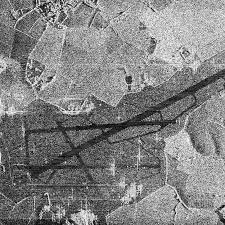
#> input picture 3/sar_3.jpg, 225 x 225 px
$ jupyter execute Untitled.ipynb
#> lines starting #> are read from the running program, lines starting #| are printed output that depends on the picture; after the words box and inside, x2 and y2 are one past the last pixel; in counts of white or black regions, pixels touching at a corner belong together
[cell 1]
import cv2
import numpy as np
import matplotlib.pyplot as plt
from skimage.metrics import mean_squared_error, structural_similarity
import copy
import math

image = cv2.imread('sar_3.jpg')
#> image is the input picture: shape (225, 225, 3); min 0, max 255, mean 130.6
image_gray = cv2.cvtColor(image, cv2.COLOR_BGR2GRAY)

plt.imshow(image)

[cell 2]
eq_gray = cv2.equalizeHist(image_gray)
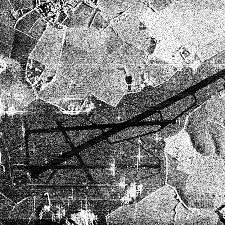
#> eq_gray: shape (225, 225); min 0, max 255, mean 128.1
T = 16
bin_img = np.zeros_like(eq_gray)
bin_img[eq_gray < T] = 0
bin_img[eq_gray >= T] = 255
bin_img = 255 - bin_img
edges = cv2.Canny(bin_img, 0, 1, apertureSize=5)
lines = cv2.HoughLinesP(
    edges,
    rho=1,
    theta=np.pi/360,
    threshold=30,
    minLineLength=50,
    maxLineGap=10
)
image_with_lines = cv2.cvtColor(edges, cv2.COLOR_GRAY2BGR)
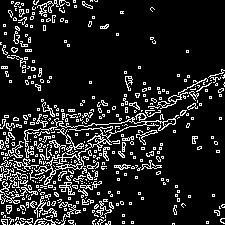
#> image_with_lines: shape (225, 225, 3); 13.3% white in thin lines or dots
longest_line = None
max_length = 0

if lines is not None:
    for line in lines:
        x1, y1, x2, y2 = line[0]
        length = np.sqrt((x2 - x1) ** 2 + (y2 - y1) ** 2)
        if length > max_length:
            max_length = length
            longest_line = (x1, y1, x2, y2)
if longest_line is not None:
    cv2.line(image_with_lines, longest_line[:2], longest_line[2:], (255, 0, 0), 2)
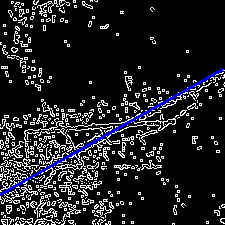
#> image_with_lines: shape (225, 225, 3); 1.41% of pixels changed, all inside (x1, y1, x2, y2) = (0, 68, 224, 196)
    print(f"Длина самого протяженного участка дороги: {max_length:.2f} пикселей")
plt.figure(figsize=(15, 5))

plt.subplot(1, 3, 1)
plt.imshow(image_gray, cmap='gray')
plt.title('Исходное изображение')
plt.axis('off')

plt.subplot(1, 3, 2)
plt.imshow(bin_img, cmap='gray')
plt.title('Бинаризация с порогом T=16')
plt.axis('off')

plt.subplot(1, 3, 3)
plt.imshow(cv2.cvtColor(image_with_lines, cv2.COLOR_BGR2RGB))
plt.title('Самый протяженный участок дороги')
plt.axis('off')

plt.tight_layout()
plt.show()
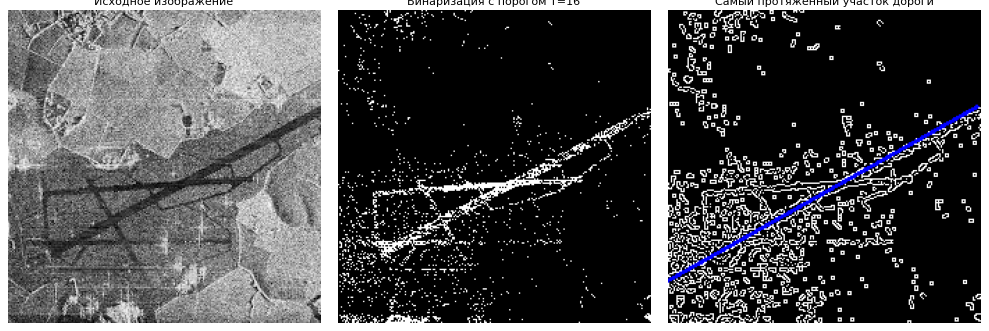
#> figure drawn by matplotlib, 3 panels

[cell 3]
T = 50
bin_point = np.zeros_like(image_gray)
bin_point[image_gray < T] = 255
th_otsu, bin_otsu = cv2.threshold(image_gray, 0, 255, cv2.THRESH_BINARY + cv2.THRESH_OTSU)
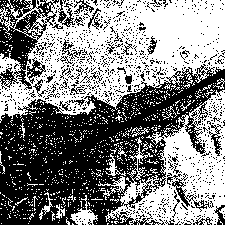
#> bin_otsu: shape (225, 225); 51.4% white; 1013 black regions (974 under 20 px), largest, box (x1, y1, x2, y2) and area: (0, 64, 225, 225) 17840, (0, 0, 59, 90) 2187, (167, 173, 214, 212) 328
#> th_otsu = 129
bin_adaptive = cv2.adaptiveThreshold(image_gray, 255, cv2.ADAPTIVE_THRESH_GAUSSIAN_C,
                                   cv2.THRESH_BINARY, 71, 21)
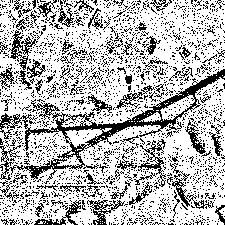
#> bin_adaptive: shape (225, 225); 71.7% white; black in thin lines or dots
def calculate_road_length(binary_image):
    contours, _ = cv2.findContours(binary_image, cv2.RETR_EXTERNAL, cv2.CHAIN_APPROX_SIMPLE)
    total_length = sum(cv2.arcLength(cnt, False) for cnt in contours)
    return total_length, contours
length_point, contours_point = calculate_road_length(bin_point)
length_otsu, contours_otsu = calculate_road_length(bin_otsu)
#> in calculate_road_length (call 2), `contours, _ = cv2.findContours(binary_image, cv2.RETR_EXTERNAL, cv2.CH..`: contours = 877 contours, 868 with area under 20; largest, box (x1, y1, x2, y2) and area: (0, 0, 225, 123) 19110, (98, 90, 225, 225) 8532, (70, 195, 98, 225) 264, (105, 153, 126, 176) 93, (39, 192, 53, 220) 53
#> length_otsu = 6039.3; contours_otsu has the same summary as contours in calculate_road_length
length_adaptive, contours_adaptive = calculate_road_length(bin_adaptive)
#> in calculate_road_length (call 3), `contours, _ = cv2.findContours(binary_image, cv2.RETR_EXTERNAL, cv2.CH..`: contours = 63 contours, 59 with area under 20; largest, box (x1, y1, x2, y2) and area: (0, 0, 225, 225) 46032, (160, 94, 195, 121) 377, (139, 112, 161, 122) 82, (219, 207, 225, 219) 24
#> length_adaptive = 2786.4; contours_adaptive has the same summary as contours in calculate_road_length
image_rgb = cv2.cvtColor(image, cv2.COLOR_BGR2RGB)

plt.figure(figsize=(15, 10))

plt.subplot(2,3,1)
plt.imshow(image_rgb)
plt.title('Исходное изображение')
plt.axis('off')

plt.subplot(2,3,2)
plt.imshow(bin_point, cmap='gray')
plt.title(f'Точечная (T={T})\nДлина: {length_point:.0f}px')
plt.axis('off')

plt.subplot(2,3,3)
plt.imshow(bin_otsu, cmap='gray')
plt.title(f'Отсу (T={th_otsu:.1f})\nДлина: {length_otsu:.0f}px')
plt.axis('off')

plt.subplot(2,3,4)
plt.imshow(bin_adaptive, cmap='gray')
plt.title(f'Адаптивная\nДлина: {length_adaptive:.0f}px')
plt.axis('off')
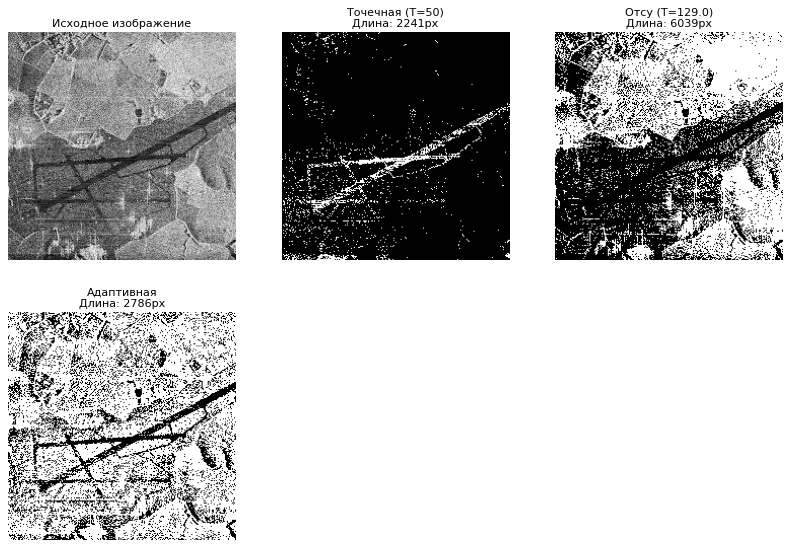
#> figure drawn by matplotlib, 4 panels
